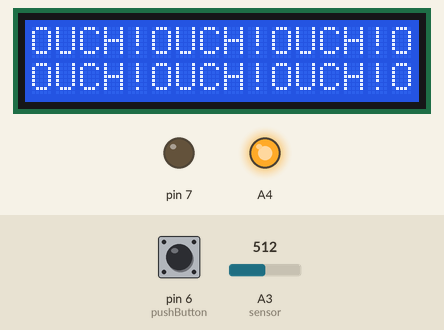
Bench run of a sketch on a simulated Arduino Uno, built with avr-gcc and run on an emulated ATmega328P. Parts: 16×2 character LCD, output pins drawn as LEDs (lit = HIGH). The test bench sets the inputs (shaded band); at power-on: pin 6 (pushButton) LOW, A3 (sensor) = 512. What the sketch prints to the serial monitor is not drawn.

Above: at 1.2 s.
1.3 s: pin 6 (pushButton) pulled HIGH for 0.15 s
At 5.9 s:
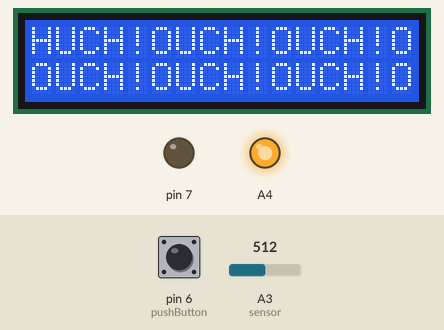
At 7.4 s:
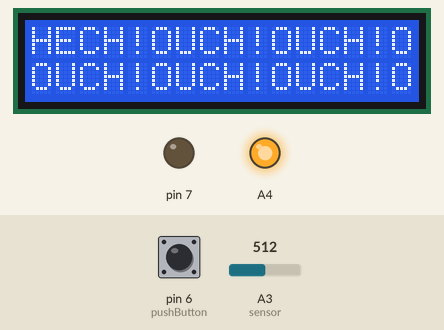
Timing chart, 0 to 26.3 s (numbered marks = the images above; inputs shaded):
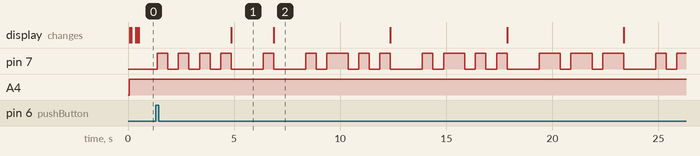

Measured:
- after the input at 1.3 s, pin 7: LOW → HIGH after 0.07 s, → LOW 0.50 s later, → HIGH 0.50 s later, → LOW 0.50 s later, … (35 changes in this stretch); the display: changes after 3.6 s (image 1)
- what the display in image 1 shows lasts 2.0 s, from 4.9 s to 6.9 s

The sketch:

program.ino
```cpp
#include <LiquidCrystal.h> //the liquid crystal library contains commands for printing to the display
LiquidCrystal lcd(13, 12, 11, 10, 9, 8); // tell the RedBoard what pins are connected to the display
int pushButton = 6;
int sensor = A3;

void setup() {
  // put your se6tup code here, to run once:
  pinMode(7, OUTPUT);
  pinMode(pushButton, INPUT);
  pinMode(sensor, INPUT);

  lcd.begin(16, 2);                 //tell the lcd library that we are using a display that is 16 characters wide and 2 characters high
  lcd.clear();                     //clear the display
  Serial.begin(9600);
}

void loop() {
  // put your main code here, to run repeatedly:
  int buttonState = digitalRead(pushButton);
  int sensorValue = analogRead(sensor);

  int mappedValue = map(sensorValue, 140, 585, 0, 255); //map the values recieved from the sensor to the values that can be read on the LED
  mappedValue = constrain(mappedValue, 0, 255); //constrain the values so the LED can function

  // print out the value you read:
  Serial.println("raw value= ");
  Serial.println(sensorValue);
  Serial.println("mapped value = ");
  Serial.println(mappedValue);

  analogWrite(A4, mappedValue);
  if (mappedValue != 0){
    lcd.print("OUCH!"); //if pressure is sensed on the sensor that display OUCH on the LCD display
  }
  else{
    lcd.clear(); //otherwise clear the screen
  }

  if (buttonState == 1) {
    lcd.setCursor(0, 0); //set the cursor to the 0,0 position (top left corner)
    digitalWrite(7, HIGH); //this is the morse code for 'H'
    delay(500);
    digitalWrite(7, LOW);
    delay(500);
    digitalWrite(7, HIGH);
    delay(500);
    digitalWrite(7, LOW);
    delay(500);
    digitalWrite(7, HIGH);
    delay(500);
    digitalWrite(7, LOW);
    delay(500);
    digitalWrite(7, HIGH);
    delay(500);
    digitalWrite(7, LOW);
    lcd.print("H"); //print corresponding letter after LED morse code on the LCD display
    delay(1500); //transition pause to next letter
    digitalWrite(7, HIGH); //this is the morse code for 'E'
    delay(500);
    digitalWrite(7, LOW);
    lcd.print("E"); //print corresponding letter after LED morse code on the LCD display
    delay(1500); //transition pause to next letter
    digitalWrite(7, HIGH); //this is the morse code for 'L'
    delay(500);
    digitalWrite(7, LOW);
    delay(500);
    digitalWrite(7, HIGH);
    delay(1000);
    digitalWrite(7, LOW);
    delay(500);
    digitalWrite(7, HIGH);
    delay(500);
    digitalWrite(7, LOW);
    delay(500);
    digitalWrite(7, HIGH);
    delay(500);
    digitalWrite(7, LOW);
    lcd.print("L"); //print corresponding letter after LED morse code on the LCD display
    delay(1500); //transition pause to next letter
    digitalWrite(7, HIGH); //this is the morse code for 'L'
    delay(500);
    digitalWrite(7, LOW);
    delay(500);
    digitalWrite(7, HIGH);
    delay(1000);
    digitalWrite(7, LOW);
    delay(500);
    digitalWrite(7, HIGH);
    delay(500);
    digitalWrite(7, LOW);
    delay(500);
    digitalWrite(7, HIGH);
    delay(500);
    digitalWrite(7, LOW);
    lcd.print("L"); //print corresponding letter after LED morse code on the LCD display
    delay(1500); //transition pause to next letter
    digitalWrite(7, HIGH); //this is the morse code for 'O'
    delay(1000);
    digitalWrite(7, LOW);
    delay(500);
    digitalWrite(7, HIGH);
    delay(1000);
    digitalWrite(7, LOW);
    delay(500);
    digitalWrite(7, HIGH);
    delay(1000);
    digitalWrite(7, LOW);
    lcd.print("O"); //print corresponding letter after LED morse code on the LCD display
    delay(1500); //transition pause to next letter
    digitalWrite(7, HIGH); //this is the morse code for 'W'
    delay(500);
    digitalWrite(7, LOW);
    delay(500);
    digitalWrite(7, HIGH);
    delay(1000);
    digitalWrite(7, LOW);
    delay(500);
    digitalWrite(7, HIGH);
    delay(1000);
    digitalWrite(7, LOW);
    lcd.print(" ");
    lcd.print("W"); //print corresponding letter after LED morse code on the LCD display
    delay(1500); //transition pause to next letter
    digitalWrite(7, HIGH); //this is the morse code for 'O'
    delay(1000);
    digitalWrite(7, LOW);
    delay(500);
    digitalWrite(7, HIGH);
    delay(1000);
    digitalWrite(7, LOW);
    delay(500);
    digitalWrite(7, HIGH);
    delay(1000);
    digitalWrite(7, LOW);
    lcd.print("O"); //print corresponding letter after LED morse code on the LCD display
    delay(1500); //transition pause to next letter
    digitalWrite(7, HIGH); //this is the morse code for 'R'
    delay(500);
    digitalWrite(7, LOW);
    delay(500);
    digitalWrite(7, HIGH);
    delay(1000);
    digitalWrite(7, LOW);
    delay(500);
    digitalWrite(7, HIGH);
    delay(500);
    digitalWrite(7, LOW);
    lcd.print("R"); //print corresponding letter after LED morse code on the LCD display
    digitalWrite(7, HIGH); //this is the morse code for 'L'
    delay(500);
    digitalWrite(7, LOW);
    delay(500);
    digitalWrite(7, HIGH);
    delay(1000);
    digitalWrite(7, LOW);
    delay(500);
    digitalWrite(7, HIGH);
    delay(500);
    digitalWrite(7, LOW);
    delay(500);
    digitalWrite(7, HIGH);
    delay(500);
    digitalWrite(7, LOW);
    lcd.print("L"); //print corresponding letter after LED morse code on the LCD display
    delay(1500); //transition pause to next letter
    digitalWrite(7, HIGH); //this is the morse code for 'D'
    delay(1000);
    digitalWrite(7, LOW);
    delay(500);
    digitalWrite(7, HIGH);
    delay(500);
    digitalWrite(7, LOW);
    delay(500);
    digitalWrite(7, HIGH);
    delay(500);
    digitalWrite(7, LOW);
    lcd.print("D"); //print corresponding letter after LED morse code on the LCD display
    lcd.print("!"); //print ! on the LCD display
    delay(2000);
    lcd.clear(); //clear screen so it can restart
  }
}
```
